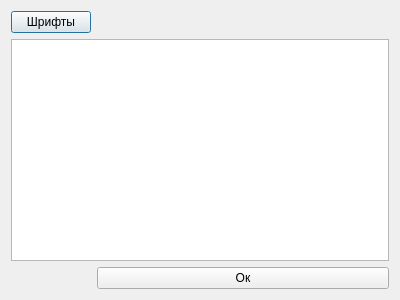
<?xml version="1.0" encoding="UTF-8"?>
<ui version="4.0">
 <class>Dialog</class>
 <widget class="QDialog" name="Dialog">
  <property name="geometry">
   <rect>
    <x>0</x>
    <y>0</y>
    <width>400</width>
    <height>300</height>
   </rect>
  </property>
  <property name="windowTitle">
   <string>Dialog</string>
  </property>
  <layout class="QFormLayout" name="formLayout">
   <item row="0" column="0">
    <widget class="QPushButton" name="Font">
     <property name="text">
      <string>Шрифты</string>
     </property>
    </widget>
   </item>
   <item row="1" column="0" colspan="2">
    <widget class="QTextEdit" name="textEdit">
     <property name="enabled">
      <bool>true</bool>
     </property>
     <property name="mouseTracking">
      <bool>false</bool>
     </property>
     <property name="lineWidth">
      <number>1</number>
     </property>
     <property name="midLineWidth">
      <number>1</number>
     </property>
     <property name="tabStopWidth">
      <number>80</number>
     </property>
    </widget>
   </item>
   <item row="2" column="1">
    <widget class="QPushButton" name="pushButton">
     <property name="text">
      <string>Ок</string>
     </property>
    </widget>
   </item>
  </layout>
 </widget>
 <resources/>
 <connections/>
</ui>
